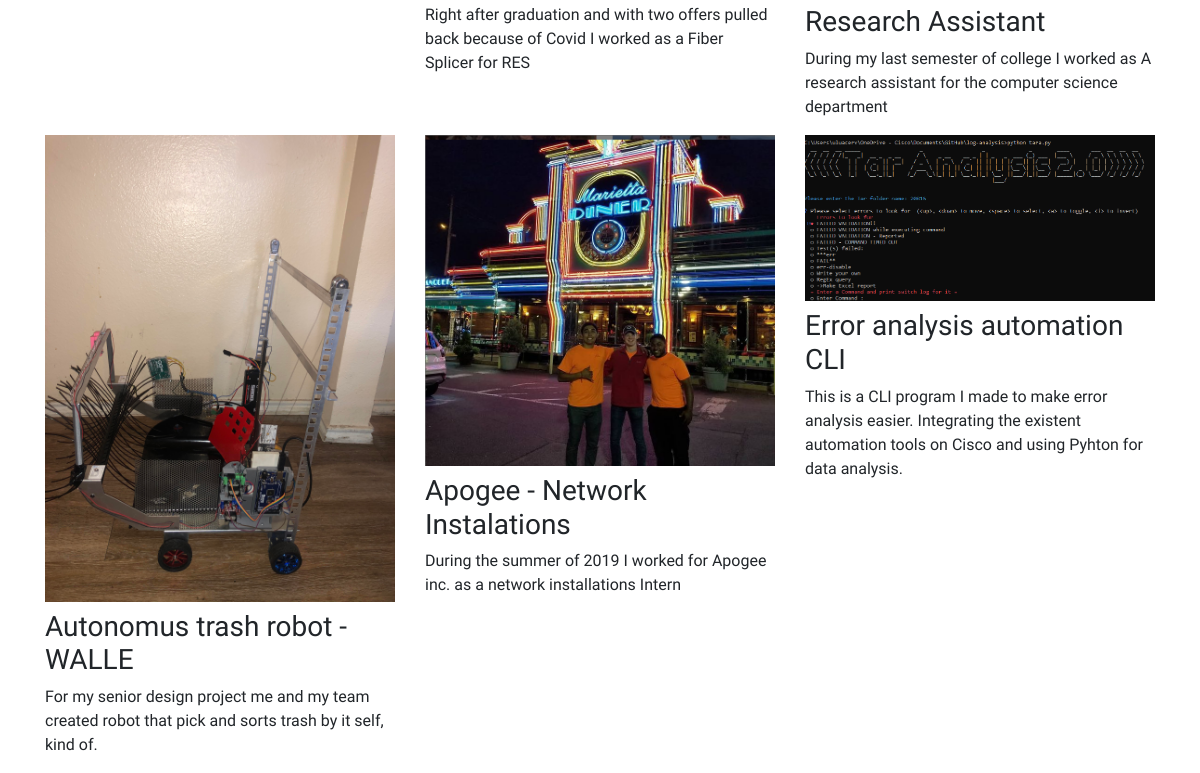
Before: / (lower part) with the older database file.
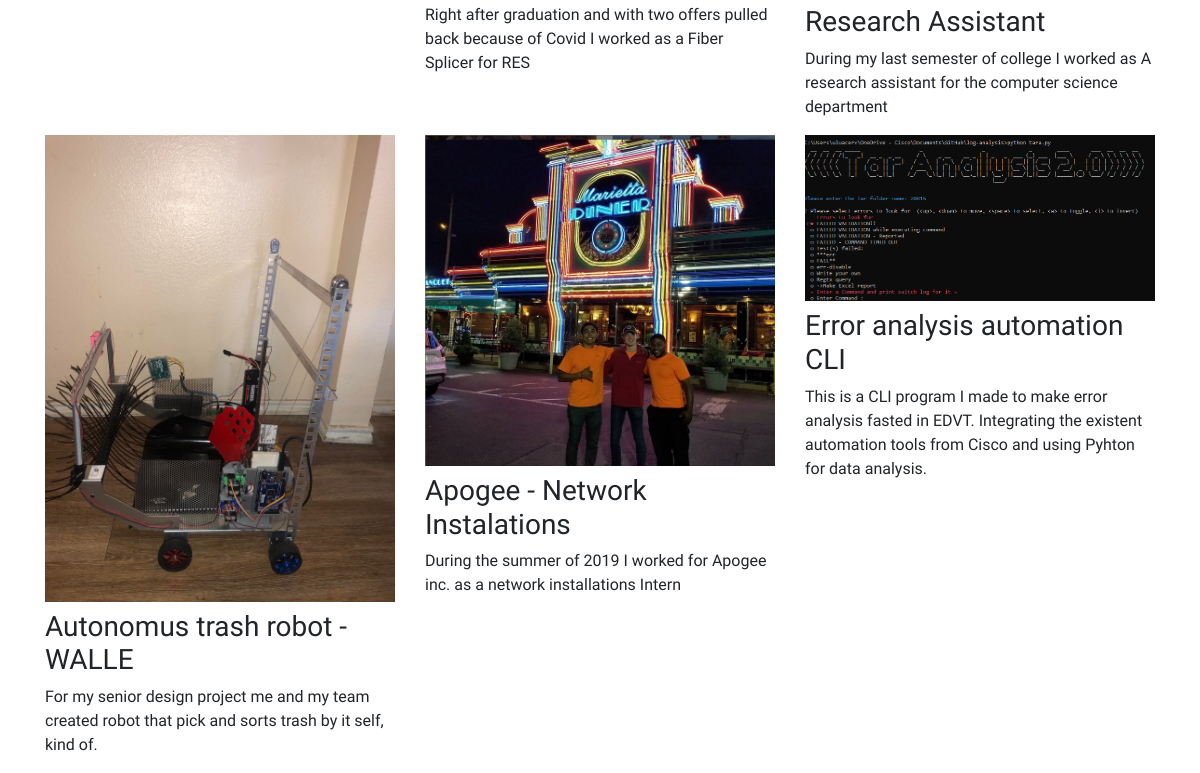
After: the same page with the newer database file.
### portfolio/models.py (models this page shows, shortened)
class Project(models.Model):
    title = models.CharField(max_length=100)
    description = models.CharField(max_length=250)
    image = models.ImageField(upload_to='portfolio/images/')
    url = models.URLField(blank=True)

### portfolio/views.py (the view)
# urls.py: 2. Add a URL to urlpatterns:  path('', views.home, name='home')
def home(request):
    projects = Project.objects.all()
    return render(request, 'portfolio/home.html', {'projects':projects})

### portfolio/templates/portfolio/home.html (shortened to what this page needs)
{% extends "portfolio/base.html" %}
{% load static %}
{% block content %}
<div class="row">
  {% for project in projects %}
  <div class="col-lg-4 col-md-6">
    {% if project.url %}
    <a href="{{ project.url }}">
      <img src="{{ project.image.url }}" class="img-fluid mb-2">
    </a>
    {% else %}
    <img src="{{ project.image.url }}" class="img-fluid mb-2">
    {% endif %}
    <h3>{{ project.title }}</h3>
    <p>{{ project.description }}</p>
  </div>
  {% endfor %}
</div>
{% endblock %}

Changed rows visible on the page:
changed Project "Error analysis automation CLI": description "This is a CLI program I made to make error analysis easier. Integrating the existent automation tools on Cisco and using Pyhton for data analysis." → "This is a CLI program I made to make error analysis fasted in EDVT. Integrating the existent automation tools from Cisco and using Pyhton for data analysis."
